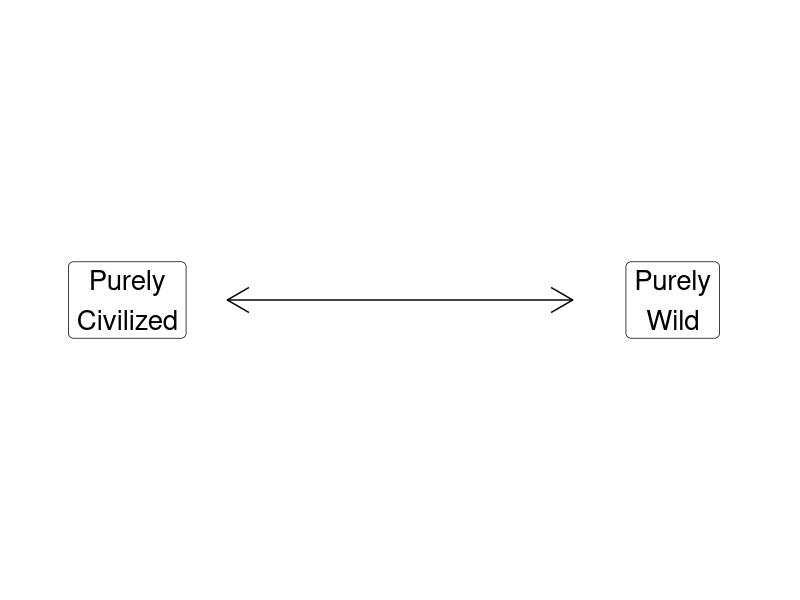

The R source for this figure:
## ---- chunk 1
library(tidyverse)
library(readxl)
library(kableExtra)
## ---- chunk 2
## Manual DAG
d1 <- tibble(
  x = c(-3, 3),
  y = c(1, 1),
  labels = c("Purely\nCivilized", "Purely\nWild")
)

ggplot(data = d1, aes(x = x, y = y)) +
  geom_point(size = 8) +
  theme_void() +
  coord_cartesian(xlim = c(-4, 4)) +
  geom_label(aes(label = labels), size = 7) +
  annotate("segment", x = -1.9, xend = 1.9, y = 1, yend = 1, arrow = arrow(ends = "both"))
